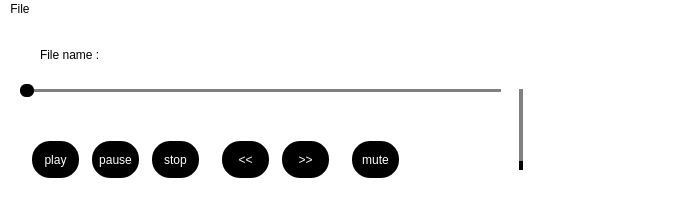
<?xml version="1.0" encoding="UTF-8"?>
<ui version="4.0">
 <class>MainWindow</class>
 <widget class="QMainWindow" name="MainWindow">
  <property name="geometry">
   <rect>
    <x>0</x>
    <y>0</y>
    <width>673</width>
    <height>214</height>
   </rect>
  </property>
  <property name="windowTitle">
   <string>MainWindow</string>
  </property>
  <property name="styleSheet">
   <string notr="true">QWidget{
background-color:white;
}

QPushButton{
background-color:black;
color:white;
    height: 30px;
	width : 30px;
    border-radius: 20px;
 border: 2px solid white;
}

QSlider::handle:horizontal {
    background: black;
    width: 14px;
    margin: -5px 0;
    border-radius: 6px;
}

QSlider::groove:horizontal {
    height: 3px;
    background: gray;
    border-radius: 4px;
}

QSlider::sub-page:horizontal{
  background: red;
    width: 6px;
}

QSlider::handle:vertical {
    background: black;
    height: 14px;
    margin: -5px 0;
    border-radius: 6px;
}

QSlider::groove:vertical {
	width : 4px;
    background: gray;
    border-radius: 4px;
}</string>
  </property>
  <widget class="QWidget" name="centralwidget">
   <widget class="QPushButton" name="pushButton_play">
    <property name="geometry">
     <rect>
      <x>30</x>
      <y>120</y>
      <width>51</width>
      <height>41</height>
     </rect>
    </property>
    <property name="toolTip">
     <string>Play/Pause</string>
    </property>
    <property name="text">
     <string>play</string>
    </property>
   </widget>
   <widget class="QPushButton" name="pushButton_pause">
    <property name="geometry">
     <rect>
      <x>90</x>
      <y>120</y>
      <width>51</width>
      <height>41</height>
     </rect>
    </property>
    <property name="text">
     <string>pause</string>
    </property>
   </widget>
   <widget class="QLabel" name="label_fileNameTitle">
    <property name="geometry">
     <rect>
      <x>40</x>
      <y>20</y>
      <width>61</width>
      <height>31</height>
     </rect>
    </property>
    <property name="text">
     <string>File name :</string>
    </property>
   </widget>
   <widget class="QLabel" name="label_fileNameStr">
    <property name="geometry">
     <rect>
      <x>110</x>
      <y>20</y>
      <width>331</width>
      <height>31</height>
     </rect>
    </property>
    <property name="toolTip">
     <string>File Name</string>
    </property>
    <property name="text">
     <string/>
    </property>
   </widget>
   <widget class="QSlider" name="verticalSlider_volume">
    <property name="geometry">
     <rect>
      <x>510</x>
      <y>70</y>
      <width>22</width>
      <height>81</height>
     </rect>
    </property>
    <property name="toolTip">
     <string>Volume</string>
    </property>
    <property name="maximum">
     <number>100</number>
    </property>
    <property name="orientation">
     <enum>Qt::Vertical</enum>
    </property>
   </widget>
   <widget class="QPushButton" name="pushButton_stop">
    <property name="geometry">
     <rect>
      <x>150</x>
      <y>120</y>
      <width>51</width>
      <height>41</height>
     </rect>
    </property>
    <property name="toolTip">
     <string>Stop</string>
    </property>
    <property name="text">
     <string>stop</string>
    </property>
   </widget>
   <widget class="QPushButton" name="pushButton_back">
    <property name="geometry">
     <rect>
      <x>220</x>
      <y>120</y>
      <width>51</width>
      <height>41</height>
     </rect>
    </property>
    <property name="text">
     <string>&lt;&lt;</string>
    </property>
   </widget>
   <widget class="QPushButton" name="pushButton_forward">
    <property name="geometry">
     <rect>
      <x>280</x>
      <y>120</y>
      <width>51</width>
      <height>41</height>
     </rect>
    </property>
    <property name="text">
     <string>&gt;&gt;</string>
    </property>
   </widget>
   <widget class="QPushButton" name="pushButton_mute">
    <property name="geometry">
     <rect>
      <x>350</x>
      <y>120</y>
      <width>51</width>
      <height>41</height>
     </rect>
    </property>
    <property name="font">
     <font>
      <strikeout>false</strikeout>
     </font>
    </property>
    <property name="toolTip">
     <string>Mute/Unmute</string>
    </property>
    <property name="text">
     <string>mute</string>
    </property>
   </widget>
   <widget class="QSlider" name="horizontalSlider_timeLine">
    <property name="geometry">
     <rect>
      <x>20</x>
      <y>60</y>
      <width>481</width>
      <height>22</height>
     </rect>
    </property>
    <property name="toolTip">
     <string>Time Line</string>
    </property>
    <property name="styleSheet">
     <string notr="true"/>
    </property>
    <property name="maximum">
     <number>100</number>
    </property>
    <property name="value">
     <number>0</number>
    </property>
    <property name="orientation">
     <enum>Qt::Horizontal</enum>
    </property>
   </widget>
   <widget class="QLabel" name="label_elapsedTime">
    <property name="geometry">
     <rect>
      <x>20</x>
      <y>80</y>
      <width>181</width>
      <height>31</height>
     </rect>
    </property>
    <property name="toolTip">
     <string>Elapsed Time</string>
    </property>
    <property name="text">
     <string/>
    </property>
   </widget>
   <widget class="QLabel" name="label_remainingTime">
    <property name="geometry">
     <rect>
      <x>300</x>
      <y>80</y>
      <width>181</width>
      <height>31</height>
     </rect>
    </property>
    <property name="toolTip">
     <string>Remaining Time</string>
    </property>
    <property name="text">
     <string/>
    </property>
   </widget>
  </widget>
  <widget class="QMenuBar" name="menubar">
   <property name="geometry">
    <rect>
     <x>0</x>
     <y>0</y>
     <width>673</width>
     <height>21</height>
    </rect>
   </property>
   <widget class="QMenu" name="menuFile">
    <property name="title">
     <string>File</string>
    </property>
    <addaction name="actionOpenAudioFile"/>
   </widget>
   <addaction name="menuFile"/>
  </widget>
  <widget class="QStatusBar" name="statusbar"/>
  <action name="actionOpenAudioFile">
   <property name="text">
    <string>Open audio file</string>
   </property>
  </action>
 </widget>
 <resources/>
 <connections/>
</ui>
